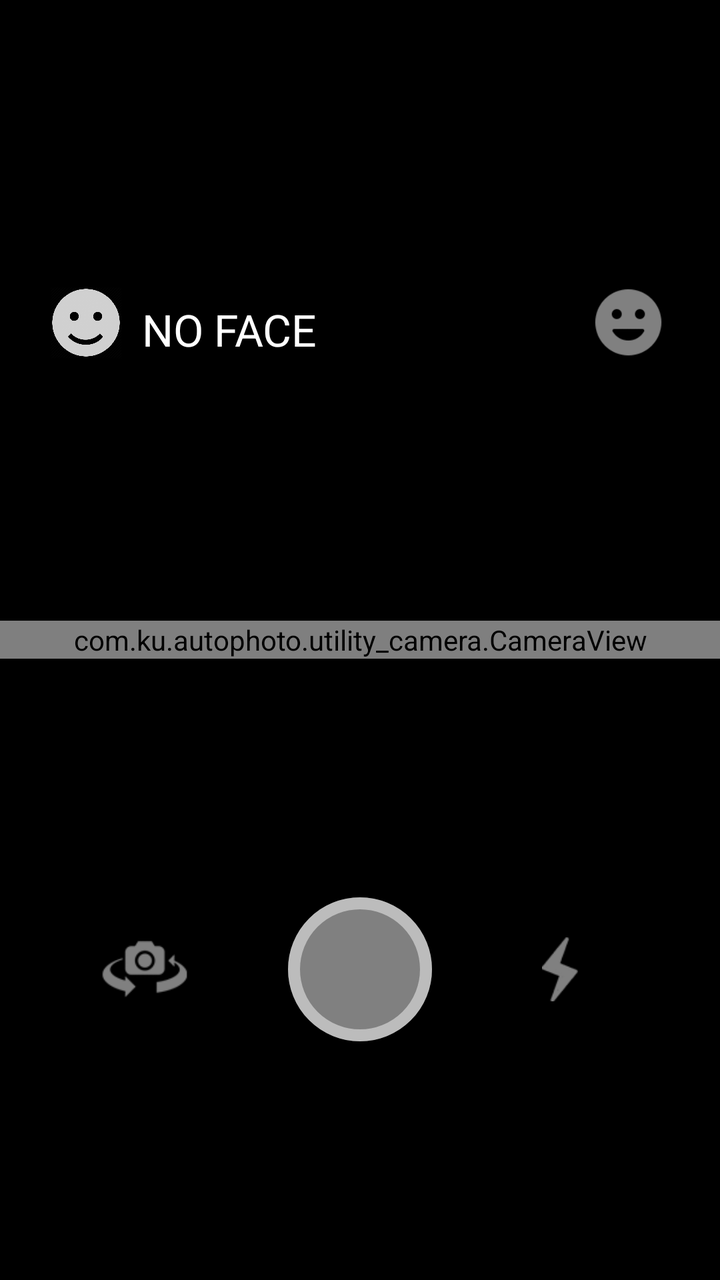
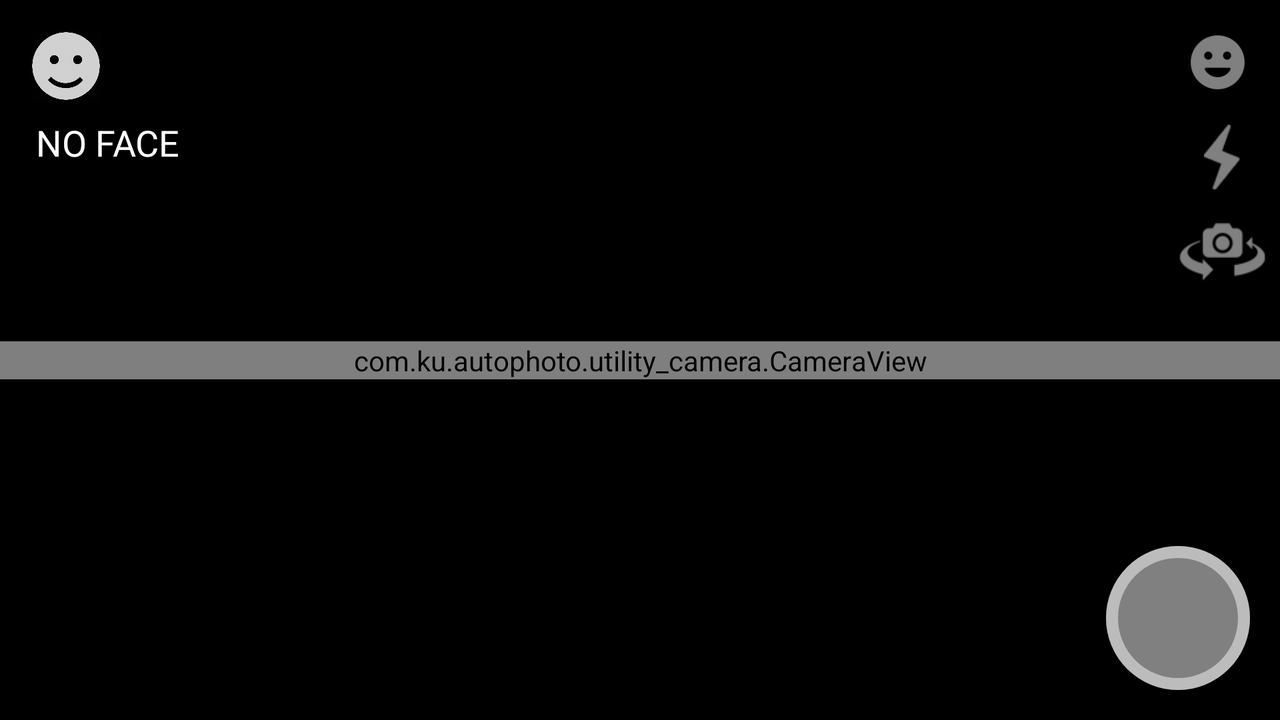

An Android layout and its configuration variant, each rendered on a device that would load it. The default file and the variant file are quoted in full after the pictures.
<!-- AndroidManifest.xml: application theme AppTheme.Fullscreen -->
<!-- res/layout/activity_main.xml -->
<?xml version="1.0" encoding="utf-8"?>
<androidx.constraintlayout.widget.ConstraintLayout xmlns:android="http://schemas.android.com/apk/res/android"
    xmlns:app="http://schemas.android.com/apk/res-auto"
    xmlns:tools="http://schemas.android.com/tools"
    android:layout_width="match_parent"
    android:layout_height="match_parent"
    android:background="@color/colorBlack"
    tools:context=".activities.MainActivity">

    <ImageView
        android:id="@+id/smileicon"
        android:layout_width="0dp"
        android:layout_height="0dp"
        android:background="@color/colorBlack"
        android:src="@drawable/smile"
        android:tint="@color/colorButton_active"
        android:layout_marginStart="25dp"
        android:layout_marginTop="12dp"
        app:layout_constraintDimensionRatio="1"
        app:layout_constraintWidth_percent="0.1"
        app:layout_constraintTop_toTopOf="parent"
        app:layout_constraintBottom_toTopOf="@id/camera_view"
        app:layout_constraintStart_toStartOf="parent" />

    <TextView
        android:id="@+id/text_num_people"
        android:layout_width="wrap_content"
        android:layout_height="wrap_content"
        android:layout_marginEnd="30dp"
        android:textAppearance="?android:attr/textAppearanceLarge"
        android:textColor="@color/colorWhite"
        android:maxLines="1"
        android:layout_marginStart="10dp"
        android:text="NO FACE"
        android:layout_marginTop="10dp"
        app:layout_constraintStart_toEndOf="@id/smileicon"
        app:layout_constraintBottom_toBottomOf="@id/smileicon"/>

    <ImageButton
        android:id="@+id/button_train"
        android:layout_width="0dp"
        android:layout_height="0dp"
        android:layout_marginEnd="26dp"
        android:layout_marginTop="12dp"
        android:background="@drawable/selector_button_emotion"
        android:button="@android:color/transparent"
        app:layout_constraintBottom_toTopOf="@id/camera_view"
        app:layout_constraintTop_toTopOf="parent"
        app:layout_constraintDimensionRatio="1"
        app:layout_constraintWidth_percent="0.11"
        app:layout_constraintEnd_toEndOf="parent" />

    <com.ku.autophoto.utility_camera.CameraView
        android:id="@+id/camera_view"
        android:layout_width="match_parent"
        android:layout_height="wrap_content"
        android:keepScreenOn="true"
        app:layout_constraintBottom_toBottomOf="parent"
        app:layout_constraintEnd_toEndOf="parent"
        app:layout_constraintStart_toStartOf="parent"
        app:layout_constraintTop_toTopOf="parent" />

    <ImageButton
        android:id="@+id/button_flip"
        android:layout_width="0dp"
        android:layout_height="0dp"
        android:layout_marginTop="20dp"
        android:layout_marginEnd="50dp"
        android:layout_marginBottom="20dp"
        android:background="@drawable/selector_button_flip"
        app:layout_constraintBottom_toBottomOf="@+id/button_snap"
        app:layout_constraintDimensionRatio="h,100:135"
        app:layout_constraintEnd_toStartOf="@+id/button_snap"
        app:layout_constraintTop_toTopOf="@+id/button_snap" />

    <ImageButton
        android:id="@+id/button_snap"
        android:layout_width="0dp"
        android:layout_height="0dp"
        android:background="@drawable/selector_button_snap"
        app:layout_constraintTop_toBottomOf="@id/camera_view"
        app:layout_constraintBottom_toBottomOf="parent"
        app:layout_constraintDimensionRatio="1"
        app:layout_constraintWidth_percent="0.2"
        app:layout_constraintLeft_toLeftOf="parent"
        app:layout_constraintRight_toRightOf="parent" />

    <CheckBox
        android:id="@+id/checkbox_flash"
        android:layout_width="0dp"
        android:layout_height="0dp"
        android:layout_marginStart="55dp"
        android:layout_marginTop="20dp"
        android:layout_marginBottom="20dp"
        android:background="@drawable/selector_checkbox_flash"
        android:button="@android:color/transparent"
        app:layout_constraintBottom_toBottomOf="@+id/button_snap"
        app:layout_constraintDimensionRatio="h,100:56"
        app:layout_constraintStart_toEndOf="@+id/button_snap"
        app:layout_constraintTop_toTopOf="@+id/button_snap" />

    <TextView
        android:id="@+id/text_countdown"
        android:layout_width="wrap_content"
        android:layout_height="wrap_content"
        android:maxLines="1"
        android:text="Keep smiling"
        android:textColor="@color/colorWhite"
        android:textSize="35sp"
        android:visibility="gone"
        app:layout_constraintBottom_toBottomOf="parent"
        app:layout_constraintEnd_toEndOf="parent"
        app:layout_constraintStart_toStartOf="parent"
        app:layout_constraintTop_toTopOf="parent" />

</androidx.constraintlayout.widget.ConstraintLayout>
<!-- resources referenced by this layout -->
<resources>
  <color name="colorBlack">#000000</color>
  <color name="colorButton_active">#ddf0f0f0</color>
  <color name="colorWhite">#ffffff</color>
  <!-- drawable selector_button_emotion (drawable) -->
  <?xml version="1.0" encoding="utf-8"?>
  <selector xmlns:android="http://schemas.android.com/apk/res/android">
      <item android:state_pressed="true">
          <bitmap android:src="@drawable/emotion"
              android:tint="@color/colorWhite" />
      </item>
      <item>
          <bitmap android:src="@drawable/emotion"
              android:tint="@color/colorButton_inactive" />
      </item>
  </selector>
  <!-- drawable selector_button_flip (drawable) -->
  <?xml version="1.0" encoding="utf-8"?>
  <selector xmlns:android="http://schemas.android.com/apk/res/android">
      <item android:state_pressed="true">
          <bitmap android:src="@drawable/flip"
              android:tint="@color/colorButton_active" />
      </item>
      <item>
          <bitmap android:src="@drawable/flip"
              android:tint="@color/colorButton_inactive" />
      </item>
  </selector>
  <!-- drawable selector_button_snap (drawable) -->
  <?xml version="1.0" encoding="utf-8"?>
  <selector xmlns:android="http://schemas.android.com/apk/res/android">
      <item android:drawable="@drawable/shape_snap_selected" android:state_selected="true" />
      <item android:drawable="@drawable/shape_snap_selected" android:state_pressed="true" />
      <item android:drawable="@drawable/shape_snap" />
  </selector>
  <!-- drawable selector_checkbox_flash (drawable) -->
  <?xml version="1.0" encoding="utf-8"?>
  <selector xmlns:android="http://schemas.android.com/apk/res/android">
      <item android:state_checked="true">
          <bitmap android:src="@drawable/flash"
              android:tint="@color/colorWhite" />
      </item>
      <item>
          <bitmap android:src="@drawable/flash"
              android:tint="@color/colorButton_inactive" />
      </item>
  </selector>
  <!-- drawable smile: png bitmap (drawable, 27738 bytes) -->
  <style name="AppTheme.Fullscreen" parent="Theme.AppCompat.Light.DarkActionBar">
          <item name="windowNoTitle">true</item>
          <item name="windowActionBar">false</item>
          <item name="android:windowFullscreen">true</item>
          <item name="android:windowContentOverlay">@null</item>
      </style>
  <!-- drawable emotion: png bitmap (drawable, 1460 bytes) -->
  <color name="colorButton_inactive">#88f0f0f0</color>
  <!-- drawable flip: png bitmap (drawable, 3606 bytes) -->
  <!-- drawable shape_snap_selected (drawable) -->
  <?xml version="1.0" encoding="utf-8"?>
  <layer-list xmlns:android="http://schemas.android.com/apk/res/android">
      <item >
          <shape android:shape="oval" >
              <solid android:color="@color/colorButton_active" />
          </shape>
      </item>
      <item >
          <shape android:shape="oval">
              <solid android:color="@android:color/transparent" />
              <stroke
                  android:width="6dp"
                  android:color="@color/colorButton_active"/>
          </shape>
      </item>
  </layer-list>
  <!-- drawable shape_snap (drawable) -->
  <?xml version="1.0" encoding="utf-8"?>
  <layer-list xmlns:android="http://schemas.android.com/apk/res/android">
      <item >
          <shape android:shape="oval" >
              <solid android:color="@color/colorButton_inactive" />
          </shape>
      </item>
      <item >
          <shape android:shape="oval">
              <solid android:color="@android:color/transparent" />
              <stroke
                  android:width="6dp"
                  android:color="@color/colorButton_inactive"/>
          </shape>
      </item>
  </layer-list>
  <!-- drawable flash: png bitmap (drawable, 1751 bytes) -->
</resources>
<!-- res/layout-land/activity_main.xml (the repository's variant of the layout above) -->
<!-- drawn on the phone turned sideways -->
<?xml version="1.0" encoding="utf-8"?>
<androidx.constraintlayout.widget.ConstraintLayout xmlns:android="http://schemas.android.com/apk/res/android"
    xmlns:app="http://schemas.android.com/apk/res-auto"
    xmlns:tools="http://schemas.android.com/tools"
    android:layout_width="match_parent"
    android:layout_height="match_parent"
    android:background="@color/colorBlack"
    tools:context=".activities.MainActivity">

    <ImageView
        android:id="@+id/smileicon"
        android:layout_width="0dp"
        android:layout_height="0dp"
        android:background="@color/colorBlack"
        android:src="@drawable/smile"
        android:tint="@color/colorButton_active"
        android:layout_marginStart="15dp"
        android:layout_marginTop="15dp"
        app:layout_constraintDimensionRatio="1"
        app:layout_constraintHeight_percent="0.1"
        app:layout_constraintTop_toTopOf="parent"
        app:layout_constraintStart_toStartOf="parent" />

    <TextView
        android:id="@+id/text_num_people"
        android:layout_width="wrap_content"
        android:layout_height="wrap_content"
        android:textAppearance="?android:attr/textAppearanceMedium"
        android:textColor="@color/colorWhite"
        android:maxLines="1"
        android:layout_marginStart="3dp"
        android:text="NO FACE"
        android:layout_marginTop="8dp"
        app:layout_constraintStart_toStartOf="@id/smileicon"
        app:layout_constraintTop_toBottomOf="@id/smileicon"/>

    <ImageButton
        android:id="@+id/button_train"
        android:layout_width="0dp"
        android:layout_height="0dp"
        android:layout_marginEnd="15dp"
        android:layout_marginTop="15dp"
        android:background="@drawable/selector_button_emotion"
        android:button="@android:color/transparent"
        app:layout_constraintTop_toTopOf="parent"
        app:layout_constraintDimensionRatio="1"
        app:layout_constraintHeight_percent="0.09"
        app:layout_constraintEnd_toEndOf="parent" />

    <com.ku.autophoto.utility_camera.CameraView
        android:id="@+id/camera_view"
        android:layout_width="match_parent"
        android:layout_height="wrap_content"
        android:keepScreenOn="true"
        app:layout_constraintBottom_toBottomOf="parent"
        app:layout_constraintEnd_toEndOf="parent"
        app:layout_constraintStart_toStartOf="parent"
        app:layout_constraintTop_toTopOf="parent" />

    <ImageButton
        android:id="@+id/button_flip"
        android:layout_width="0dp"
        android:layout_height="0dp"
        android:layout_marginTop="15dp"
        android:layout_marginEnd="7dp"
        android:background="@drawable/selector_button_flip"
        app:layout_constraintDimensionRatio="h,100:135"
        app:layout_constraintHeight_percent="0.09"
        app:layout_constraintEnd_toEndOf="parent"
        app:layout_constraintTop_toBottomOf="@+id/checkbox_flash" />

    <ImageButton
        android:id="@+id/button_snap"
        android:layout_width="0dp"
        android:layout_height="0dp"
        android:layout_marginEnd="15dp"
        android:layout_marginBottom="15dp"
        android:background="@drawable/selector_button_snap"
        app:layout_constraintBottom_toBottomOf="parent"
        app:layout_constraintDimensionRatio="1"
        app:layout_constraintHeight_percent="0.2"
        app:layout_constraintEnd_toEndOf="parent" />

    <CheckBox
        android:id="@+id/checkbox_flash"
        android:layout_width="0dp"
        android:layout_height="0dp"
        android:layout_marginEnd="20dp"
        android:layout_marginTop="15dp"
        android:background="@drawable/selector_checkbox_flash"
        android:button="@android:color/transparent"
        app:layout_constraintEnd_toEndOf="parent"
        app:layout_constraintDimensionRatio="h,100:56"
        app:layout_constraintHeight_percent="0.09"
        app:layout_constraintTop_toBottomOf="@+id/button_train" />

    <TextView
        android:id="@+id/text_countdown"
        android:layout_width="wrap_content"
        android:layout_height="wrap_content"
        android:maxLines="1"
        android:text="Keep smiling"
        android:textColor="@color/colorWhite"
        android:textSize="35sp"
        android:visibility="gone"
        app:layout_constraintBottom_toBottomOf="parent"
        app:layout_constraintEnd_toEndOf="parent"
        app:layout_constraintStart_toStartOf="parent"
        app:layout_constraintTop_toTopOf="parent" />

</androidx.constraintlayout.widget.ConstraintLayout>
